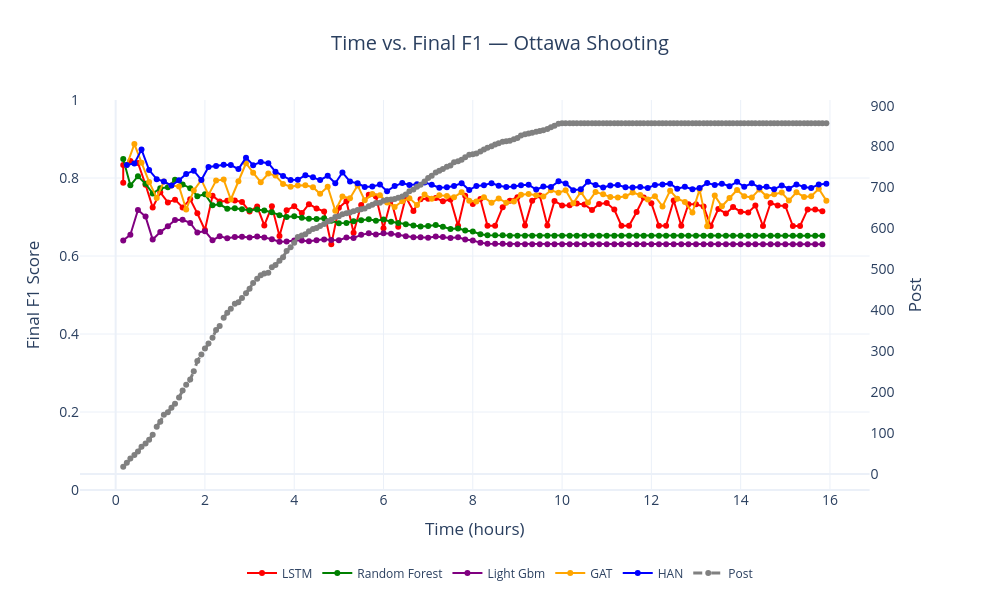

Source (notebook cell):
### Markdown cell above
#### F1 by hour, model and dataset
Measuring detection through time

### Code cell
import plotly.graph_objects as go
from plotly.subplots import make_subplots
import pandas as pd

# Filter for the Ottawa Shooting dataset
df_filtered = df_all_tl[df_all_tl['dataset'] == 'ottawa_shooting'].copy()

# Ensure x-axis is sorted and numeric (or datetime), convert if necessary
# If time_cut_hours is numeric:
df_filtered['time_cut_hours'] = pd.to_numeric(df_filtered['time_cut_hours'], errors='coerce')
df_filtered = df_filtered.dropna(subset=['time_cut_hours']).sort_values('time_cut_hours')

# Aggregate POST once per time_cut_hours (take first or mean — choose what makes sense)
df_post = (
    df_filtered.groupby('time_cut_hours', as_index=False)
               .agg({'post': 'first'})   # change 'first' to 'mean' if preferred
               .sort_values('time_cut_hours')
)

# Create figure with secondary y-axis
fig = make_subplots(specs=[[{"secondary_y": True}]])

# Plot Final F1 for each model on primary y-axis
models = df_filtered['model'].unique()
colors = ['red', 'green', 'purple', 'orange', 'blue', 'brown']  # extend if needed

for i, model in enumerate(models):
    df_model = df_filtered[df_filtered['model'] == model].sort_values('time_cut_hours')
    fig.add_trace(
        go.Scatter(
            x=df_model['time_cut_hours'],
            y=df_model['metrics.final_f1'],
            mode='lines+markers',
            name=str(model),
            line=dict(color=colors[i % len(colors)])
        ),
        secondary_y=False,
    )

# Add single POST line on secondary y-axis (right)
fig.add_trace(
    go.Scatter(
        x=df_post['time_cut_hours'],
        y=df_post['post'],
        mode='lines+markers',
        name='Post',
        line=dict(color='gray', width=3, dash='dash'),
        marker=dict(symbol='circle')
    ),
    secondary_y=True,
)

# Layout & axes
fig.update_layout(
    title="Time vs. Final F1 — Ottawa Shooting",
    title_x=0.5,
    template='plotly_white',
    width=1000,
    height=600,
    font=dict(size=14),
    legend=dict(orientation="h", yanchor="bottom", y=-0.25, xanchor="center", x=0.5, font=dict(size=12))
)

fig.update_xaxes(title_text="Time (hours)")
fig.update_yaxes(title_text="Final F1 Score", range=[0, 1], secondary_y=False)
fig.update_yaxes(title_text="Post", secondary_y=True, showgrid=False)

fig.show()
